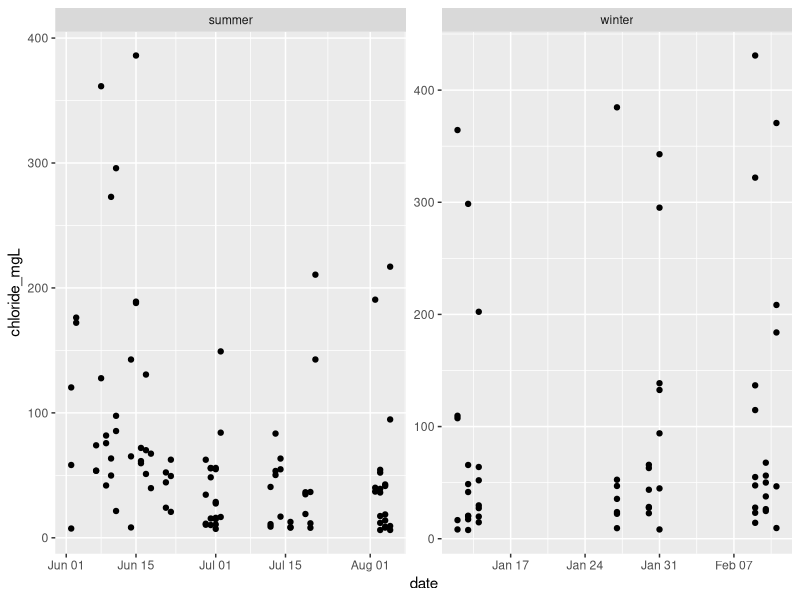

This chart was generated by the following R code: (Note: this script raises an error after producing the figure.)
library(tidyverse)
library(lubridate)


chloride = read_csv('data/ancillary/chloride.csv')|> 
  mutate(season = case_when(month(date) <= 3 ~ 'winter',
                            month(date) > 3 ~ 'summer'))

ponds = unique(chloride$pond)


ggplot(chloride)+
  geom_point(aes(x = date, y = chloride_mgL))+
  facet_wrap(~season, scales = "free")


p1 = ggplot(chloride |> filter(pond %in% ponds[1:10])) +
  geom_point(aes(x = date, y = chloride_mgL, color = season)) +
  scale_color_manual(values = c('red4','lightblue4')) +
  ylab('Chloride (mg/L)') +
  facet_grid(pond~season, scales = 'free_x') +
  theme_bw(base_size = 9)

p2 = ggplot(chloride|> filter(pond %in% ponds[11:20])) +
  geom_point(aes(x = date, y = chloride_mgL, color = season)) +
  scale_color_manual(values = c('red4','lightblue4')) +
  ylab('Chloride (mg/L)') +
  facet_grid(pond~season, scales = 'free_x') +
  theme_bw(base_size = 9)

p1 + p2 + plot_layout(guides = 'collect') &
  theme(legend.position = 'bottom')


ggplot(chloride, aes(x = as.factor(pond), y = chloride_mgL, fill = season, alpha = 0.3))+
  geom_boxplot()+
  geom_point(pch = 21, position = position_jitterdodge())+
  geom_hline(yintercept = 0, alpha = 0.8)+
  ylab(expression(paste('Chloride (mg ','L'^-1, ')')))+
  xlab("")+
  scale_fill_manual(values = c("red4", "lightblue4"))+
  theme_bw(base_size = 9)+
  theme(axis.text.x = element_text(angle = 90, vjust = 0.5, hjust=1))+
  scale_alpha(guide = 'none')

ggplot(gas_seasons, aes(x = as.factor(pond), y = dissolvedN2O *1000000, fill = season, alpha = 0.3))+
  geom_boxplot(outlier.size = 0)+
  geom_point(pch = 21, position = position_jitterdodge())+
  geom_hline(yintercept = 0, alpha = 0.8)+
  ylab(expression(paste('Dissolved Nitrous Oxide (',mu,'mol ','L'^-1, ')')))+
  xlab("")+
  scale_fill_manual(values = c("forestgreen", "blue2"))+
  theme_bw(base_size = 20)+
  theme(axis.text.x = element_text(angle = 90, vjust = 0.5, hjust=1), legend.position = "none")

ggplot(chloride |> filter(pond %in% ponds[1:10])) +
  geom_boxplot(aes(x = season, y = chloride_mgL, color = season)) +
  scale_color_manual(values = c('red4','lightblue4')) +
  ylab('Chloride (mg/L)') +
  facet_grid(~pond, scales = 'free') +
  theme_bw(base_size = 9)


p2 = ggplot(raw |> filter(pond %in% ponds[11:20])) +
  geom_ribbon(aes(x = Depth, ymin = 0, ymax = DO_Percent, group = DATE, fill = season), 
              alpha = 0.4) +
  geom_hline(yintercept = 100, linetype = 2, size = 0.2) +
  scale_fill_manual(values = c('red4','lightblue4')) +
  coord_flip(expand = 0) +
  scale_x_reverse() +
  ylab('DO (%)') +
  facet_grid(pond~season, scales = 'free_y') +
  theme_bw(base_size = 9)